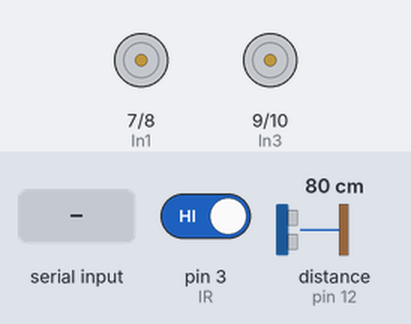
A sketch run on a simulated Arduino Uno, built with avr-gcc and run on an emulated ATmega328P. Shown: motor-driver pin pairs drawn as motors (green arrow = first pin HIGH = forward, orange = second pin HIGH = backward, longer = more drive). Wiring (inferred from the names in the program): ultrasonic range finder: trigger pin 11; echo pin 12. Inputs (shaded band) come from the test bench; at power-on: pin 3 (IR) HIGH, distance to the obstacle (sensor on pin 12) 80 cm. The echo pulse lasts 58.3 µs per cm.

Above: at 1.2 s.
1.3 s: "2" received over Serial
At 1.8 s:
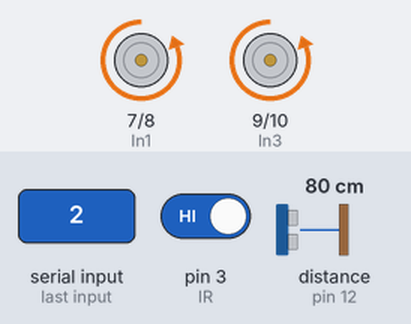
2.8 s: "3" received over Serial
At 4.0 s:
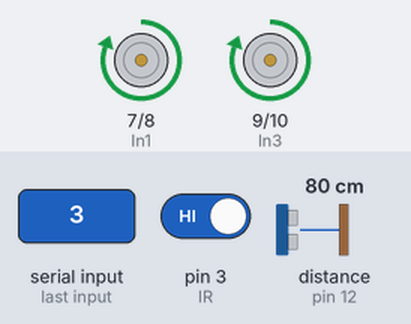
4.3 s: "4" received over Serial
At 5.2 s:
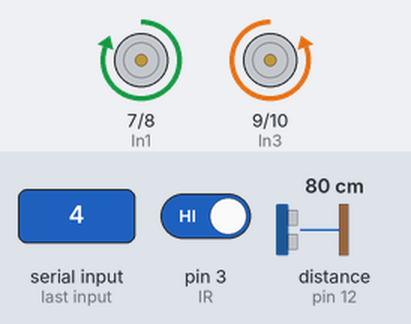
5.8 s: "5" received over Serial
At 6.4 s:
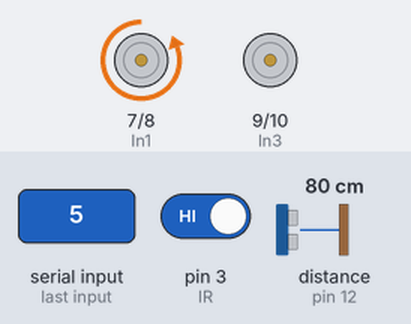
7.3 s: "1" received over Serial
At 8.7 s:
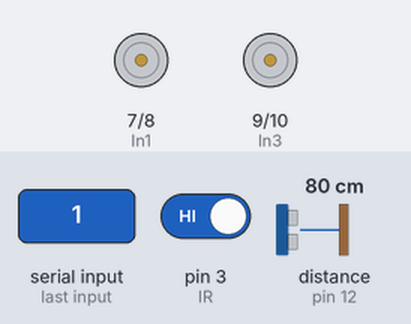
Timing chart, 0 to 9.8 s (numbered marks = the images above; inputs shaded):
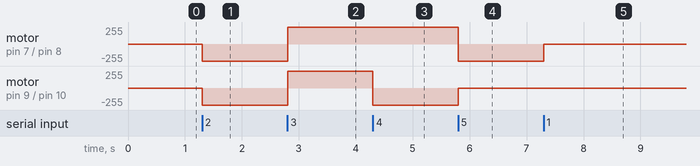

The sketch:

moto_v1.ino
```cpp
#include <SoftwareSerial.h>
const int trigPin = 11;
const int echoPin = 12;

int In1=7;
int In2=8;

int In3=9;
int In4=10;

long duration;
int distance, irstatus;
int IR=3;

int state;

void setup() {

pinMode(IR,INPUT);
pinMode(trigPin, OUTPUT);
pinMode(echoPin, INPUT);

pinMode(In1,OUTPUT);
pinMode(In2,OUTPUT);

pinMode(In3,OUTPUT);
pinMode(In4,OUTPUT);

Serial.begin(9600);

}

void loop() {

digitalWrite(trigPin, LOW);
delayMicroseconds(2);
digitalWrite(trigPin, HIGH);
delayMicroseconds(10);
digitalWrite(trigPin, LOW);
duration = pulseIn(echoPin, HIGH);
distance = duration*0.034/2;

irstatus = digitalRead(IR);

if(Serial.available() > 0)
{
  state = Serial.read();
}

if (state == '1')
{
 pause();
}

if (state == '2')
{
 forward();
}

if (state == '3')
{
 backward();
}

if (state == '4')
{
 left();
}

if (state == '5')
{
 right();
}

}

void forward()
{
  digitalWrite(In1,LOW);
  digitalWrite(In2,HIGH );
  digitalWrite(In3,LOW);
  digitalWrite(In4,HIGH);
}
void backward()
{
  digitalWrite(In1,HIGH);
  digitalWrite(In2,LOW );
  digitalWrite(In3,HIGH);
  digitalWrite(In4,LOW);
}

void left()
{
  digitalWrite(In1,HIGH);
  digitalWrite(In2,LOW);
  digitalWrite(In3,LOW);
  digitalWrite(In4,HIGH);
}

void right()
{
  digitalWrite(In1,LOW);
  digitalWrite(In2,HIGH);
  digitalWrite(In3,LOW);
  digitalWrite(In4,LOW);
}
void pause()
{
  digitalWrite(In1,LOW);
  digitalWrite(In2,LOW);
  digitalWrite(In3,LOW);
  digitalWrite(In4,LOW);
}
```

Measured:
- after the input at 1.3 s, motor on pin 7 (In1) / pin 8 (In2), motor on pin 9 (In3) / pin 10 (In4): stopped → backward 255/255 at once
- after the input at 2.8 s, motor on pin 7 (In1) / pin 8 (In2), motor on pin 9 (In3) / pin 10 (In4): backward 255/255 → forward 255/255 at once
- after the input at 4.3 s, motor on pin 9 (In3) / pin 10 (In4): forward 255/255 → backward 255/255 at once
- after the input at 5.8 s, motor on pin 7 (In1) / pin 8 (In2): forward 255/255 → backward 255/255 at once; motor on pin 9 (In3) / pin 10 (In4): backward 255/255 → stopped at once
- after the input at 7.3 s, motor on pin 7 (In1) / pin 8 (In2): backward 255/255 → stopped at once
